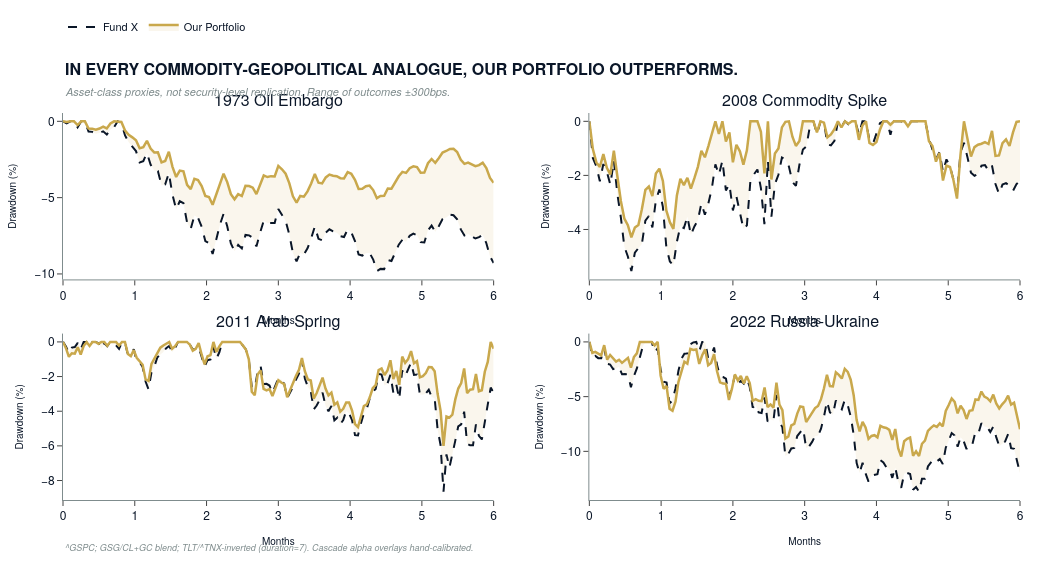

This figure's notebook cell:
### Code cell
def build_hero3(nav_series, stress_df):
    valid = [(name, d) for name, d in nav_series.items()
             if len(d["fundx"]) > 5 and len(d["ours"]) > 5]
    n = len(valid)
    cols = 2
    rows = (n + 1) // 2

    titles = [name for name, _ in valid]
    fig = make_subplots(rows=rows, cols=cols, subplot_titles=titles,
                        vertical_spacing=0.14, horizontal_spacing=0.10)

    for idx, (name, d) in enumerate(valid):
        row, col = divmod(idx, cols)
        row += 1; col += 1

        # Compute drawdowns
        def _dd(nav):
            r = nav.pct_change().dropna()
            cum = (1 + r).cumprod()
            return (cum / cum.cummax() - 1) * 100

        dd_fx  = _dd(d["fundx"])
        dd_our = _dd(d["ours"])
        t_axis = np.linspace(0, 6, len(dd_fx))

        fig.add_trace(go.Scatter(
            x=t_axis, y=dd_fx.values,
            name="Fund X" if idx == 0 else None,
            showlegend=(idx == 0),
            line=dict(color=NAVY, width=2, dash="dash"),
            legendgroup="fundx",
        ), row=row, col=col)

        fig.add_trace(go.Scatter(
            x=t_axis, y=dd_our.values,
            name="Our Portfolio" if idx == 0 else None,
            showlegend=(idx == 0),
            line=dict(color=GOLD, width=2.5),
            legendgroup="ours",
            fill="tonexty",
            fillcolor="rgba(201,168,76,0.10)",
        ), row=row, col=col)

    fig.update_layout(
        width=1050, height=580,
        plot_bgcolor="white", paper_bgcolor="white",
        margin=dict(l=55, r=30, t=110, b=80),
        font=dict(family="Helvetica Neue, Arial, sans-serif", color=NAVY),
        legend=dict(orientation="h", x=0.0, y=1.26,
                    bgcolor="rgba(0,0,0,0)", font=dict(size=11, color=NAVY)),
    )
    for ax in fig.select_xaxes():
        ax.update(showgrid=False, linecolor=GREY, ticks="outside",
                  title_text="Months", title_font_size=10)
    for ax in fig.select_yaxes():
        ax.update(showgrid=False, linecolor=GREY, ticks="outside",
                  title_text="Drawdown (%)", title_font_size=10)

    fig.add_annotation(
        text="<b>IN EVERY COMMODITY-GEOPOLITICAL ANALOGUE, OUR PORTFOLIO OUTPERFORMS.</b>",
        xref="paper", yref="paper", x=0.0, y=1.15,
        xanchor="left", yanchor="top", showarrow=False,
        font=dict(size=16, color=NAVY, family="Helvetica Neue, Arial, sans-serif"))
    fig.add_annotation(
        text="<i>Asset-class proxies, not security-level replication. Range of outcomes ±300bps.</i>",
        xref="paper", yref="paper", x=0.0, y=1.08,
        xanchor="left", yanchor="top", showarrow=False,
        font=dict(size=11, color=GREY, family="Helvetica Neue, Arial, sans-serif"))
    fig.add_annotation(
        text="<i>^GSPC; GSG/CL+GC blend; TLT/^TNX-inverted (duration=7). Cascade alpha overlays hand-calibrated.</i>",
        xref="paper", yref="paper", x=0.0, y=-0.10,
        xanchor="left", yanchor="top", showarrow=False,
        font=dict(size=9, color=GREY, family="Helvetica Neue, Arial, sans-serif"))

    export_chart(fig, "hero_3_backtest")

    # ── Summary table chart ────────────────────────────────────────────────────
    tbl = go.Figure(go.Table(
        header=dict(
            values=["<b>Period</b>", "<b>Fund X 6M</b>",
                    "<b>Our Portfolio 6M</b>", "<b>Delta (bps)</b>",
                    "<b>Fund X MDD</b>", "<b>Our MDD</b>",
                    "<b>Fund X Sharpe</b>", "<b>Our Sharpe</b>"],
            fill_color=NAVY,
            font=dict(color="white", size=11, family="Helvetica Neue, Arial, sans-serif"),
            align="left", height=30,
        ),
        cells=dict(
            values=[stress_df[c] for c in stress_df.columns],
            fill_color=[["white", "#F7F8FA"] * (len(stress_df) // 2 + 1)],
            font=dict(color=NAVY, size=11, family="Helvetica Neue, Arial, sans-serif"),
            align=["left"] + ["center"] * (len(stress_df.columns) - 1),
            height=28,
        )
    ))
    tbl.update_layout(
        width=1050, height=280,
        margin=dict(l=10, r=10, t=10, b=10),
        paper_bgcolor="white",
    )
    export_chart(tbl, "hero_3_stress_table")
    return fig

fig_hero3 = build_hero3(nav_series, stress_df)
fig_hero3.show()

### Figure 1 — Plotly figure (JSON) as saved in the notebook; plotly's stock layout.template omitted (floating-point values rounded to 4 significant figures; data arrays with more than 128 entries replaced by an {"elided": "..."} marker saying what was removed)
{"data": [{"legendgroup": "fundx", "line": {"color": "#0A1628", "dash": "dash", "width": 2}, "name": "Fund X", "showlegend": true, "type": "scatter", "x": [0.0, 0.05085, 0.1017, 0.1525, 0.2034, 0.2542, 0.3051, 0.3559, 0.4068, 0.4576, 0.5085, 0.5593, 0.6102, 0.661, 0.7119, 0.7627, 0.8136, 0.8644, 0.9153, 0.9661, 1.017, 1.068, 1.119, 1.169, 1.22, 1.271, 1.322, 1.373, 1.424, 1.475, 1.525, 1.576, 1.627, 1.678, 1.729, 1.78, 1.831, 1.881, 1.932, 1.983, 2.034, 2.085, 2.136, 2.186, 2.237, 2.288, 2.339, 2.39, 2.441, 2.492, 2.542, 2.593, 2.644, 2.695, 2.746, 2.797, 2.847, 2.898, 2.949, 3.0, 3.051, 3.102, 3.153, 3.203, 3.254, 3.305, 3.356, 3.407, 3.458, 3.508, 3.559, 3.61, 3.661, 3.712, 3.763, 3.814, 3.864, 3.915, 3.966, 4.017, 4.068, 4.119, 4.169, 4.22, 4.271, 4.322, 4.373, 4.424, 4.475, 4.525, 4.576, 4.627, 4.678, 4.729, 4.78, 4.831, 4.881, 4.932, 4.983, 5.034, 5.085, 5.136, 5.186, 5.237, 5.288, 5.339, 5.39, 5.441, 5.492, 5.542, 5.593, 5.644, 5.695, 5.746, 5.797, 5.847, 5.898, 5.949, 6.0], "xaxis": "x", "y": [0.0, -0.128, 0.0, 0.0, -0.3935, 0.0, 0.0, -0.6709, -0.6911, -0.8114, -0.7725, -0.6567, -0.8694, -0.5299, -0.3839, 0.0, -0.1041, -0.9274, -1.377, -1.648, -1.95, -2.693, -2.608, -2.077, -2.834, -3.223, -3.26, -4.186, -4.133, -3.393, -4.807, -5.755, -5.236, -5.36, -6.633, -7.052, -6.17, -6.324, -6.914, -7.845, -7.986, -8.696, -7.736, -6.77, -6.055, -6.878, -7.995, -8.512, -8.101, -8.324, -7.445, -7.472, -7.636, -8.197, -7.306, -6.505, -6.658, -6.633, -6.657, -5.739, -6.105, -6.522, -7.404, -8.625, -9.174, -8.62, -8.728, -8.321, -7.669, -6.891, -7.698, -7.791, -7.292, -7.077, -7.211, -7.297, -7.52, -7.577, -7.082, -7.283, -7.848, -8.725, -8.795, -8.636, -8.618, -9.057, -9.812, -9.668, -9.681, -9.084, -9.152, -8.617, -8.083, -7.755, -7.897, -7.5, -7.36, -7.462, -7.918, -7.938, -7.149, -6.83, -7.239, -6.859, -6.402, -6.301, -6.115, -6.156, -6.425, -7.083, -7.474, -7.381, -7.545, -7.678, -7.59, -7.43, -7.985, -8.846, -9.286], "yaxis": "y"}, {"fill": "tonexty", "fillcolor": "rgba(201,168,76,0.10)", "legendgroup": "ours", "line": {"color": "#C9A84C", "width": 2.5}, "name": "Our Portfolio", "showlegend": true, "type": "scatter", "x": [0.0, 0.05085, 0.1017, 0.1525, 0.2034, 0.2542, 0.3051, 0.3559, 0.4068, 0.4576, 0.5085, 0.5593, 0.6102, 0.661, 0.7119, 0.7627, 0.8136, 0.8644, 0.9153, 0.9661, 1.017, 1.068, 1.119, 1.169, 1.22, 1.271, 1.322, 1.373, 1.424, 1.475, 1.525, 1.576, 1.627, 1.678, 1.729, 1.78, 1.831, 1.881, 1.932, 1.983, 2.034, 2.085, 2.136, 2.186, 2.237, 2.288, 2.339, 2.39, 2.441, 2.492, 2.542, 2.593, 2.644, 2.695, 2.746, 2.797, 2.847, 2.898, 2.949, 3.0, 3.051, 3.102, 3.153, 3.203, 3.254, 3.305, 3.356, 3.407, 3.458, 3.508, 3.559, 3.61, 3.661, 3.712, 3.763, 3.814, 3.864, 3.915, 3.966, 4.017, 4.068, 4.119, 4.169, 4.22, 4.271, 4.322, 4.373, 4.424, 4.475, 4.525, 4.576, 4.627, 4.678, 4.729, 4.78, 4.831, 4.881, 4.932, 4.983, 5.034, 5.085, 5.136, 5.186, 5.237, 5.288, 5.339, 5.39, 5.441, 5.492, 5.542, 5.593, 5.644, 5.695, 5.746, 5.797, 5.847, 5.898, 5.949, 6.0], "xaxis": "x", "y": [0.0, -0.04123, 0.0, 0.0, -0.2421, 0.0, 0.0, -0.469, -0.4831, -0.5447, -0.4739, -0.3472, -0.4676, -0.1446, 0.0, 0.0, -0.04119, -0.6042, -0.8879, -1.051, -1.245, -1.767, -1.689, -1.278, -1.786, -2.036, -2.029, -2.695, -2.598, -1.992, -2.98, -3.646, -3.227, -3.276, -4.163, -4.445, -3.768, -3.848, -4.238, -4.886, -4.956, -5.469, -4.76, -4.012, -3.431, -3.983, -4.77, -5.108, -4.774, -4.897, -4.228, -4.241, -4.346, -4.769, -4.125, -3.546, -3.651, -3.592, -3.611, -2.919, -3.139, -3.43, -4.048, -4.915, -5.321, -4.889, -4.937, -4.588, -4.075, -3.451, -4.023, -4.068, -3.675, -3.492, -3.567, -3.598, -3.723, -3.741, -3.334, -3.442, -3.828, -4.43, -4.424, -4.257, -4.211, -4.505, -5.034, -4.895, -4.873, -4.397, -4.416, -4.011, -3.6, -3.315, -3.38, -3.068, -2.949, -3.001, -3.368, -3.36, -2.747, -2.468, -2.716, -2.4, -2.043, -1.943, -1.806, -1.803, -2.014, -2.516, -2.785, -2.708, -2.824, -2.933, -2.869, -2.708, -3.068, -3.706, -4.03], "yaxis": "y"}, {"legendgroup": "fundx", "line": {"color": "#0A1628", "dash": "dash", "width": 2}, "showlegend": false, "type": "scatter", "x": [0.0, 0.04878, 0.09756, 0.1463, 0.1951, 0.2439, 0.2927, 0.3415, 0.3902, 0.439, 0.4878, 0.5366, 0.5854, 0.6341, 0.6829, 0.7317, 0.7805, 0.8293, 0.878, 0.9268, 0.9756, 1.024, 1.073, 1.122, 1.171, 1.22, 1.268, 1.317, 1.366, 1.415, 1.463, 1.512, 1.561, 1.61, 1.659, 1.707, 1.756, 1.805, 1.854, 1.902, 1.951, 2.0, 2.049, 2.098, 2.146, 2.195, 2.244, 2.293, 2.341, 2.39, 2.439, 2.488, 2.537, 2.585, 2.634, 2.683, 2.732, 2.78, 2.829, 2.878, 2.927, 2.976, 3.024, 3.073, 3.122, 3.171, 3.22, 3.268, 3.317, 3.366, 3.415, 3.463, 3.512, 3.561, 3.61, 3.659, 3.707, 3.756, 3.805, 3.854, 3.902, 3.951, 4.0, 4.049, 4.098, 4.146, 4.195, 4.244, 4.293, 4.341, 4.39, 4.439, 4.488, 4.537, 4.585, 4.634, 4.683, 4.732, 4.78, 4.829, 4.878, 4.927, 4.976, 5.024, 5.073, 5.122, 5.171, 5.22, 5.268, 5.317, 5.366, 5.415, 5.463, 5.512, 5.561, 5.61, 5.659, 5.707, 5.756, 5.805, 5.854, 5.902, 5.951, 6.0], "xaxis": "x2", "y": [0.0, -1.354, -1.659, -2.219, -1.58, -1.871, -2.347, -1.449, -2.687, -3.555, -4.636, -4.997, -5.539, -4.861, -4.69, -4.539, -3.674, -3.501, -3.922, -2.927, -2.521, -3.163, -4.669, -5.183, -5.326, -4.457, -3.875, -3.948, -3.527, -4.204, -3.886, -3.658, -3.031, -3.458, -3.031, -2.469, -1.593, -1.981, -1.455, -2.557, -2.325, -3.295, -2.773, -3.415, -3.975, -3.847, -2.194, -1.962, -1.78, -2.471, -3.8, -1.447, -3.53, -2.327, -1.976, -1.341, -1.414, -1.67, -2.245, -2.39, -1.607, -1.045, -0.9269, -0.1697, 0.0, -0.4612, -0.0268, -0.008122, -0.8512, -0.8907, -0.7261, 0.0, -0.193, 0.0, -0.1079, -0.05145, -0.02822, -0.4777, 0.0, 0.0, -0.7044, -0.8324, -0.408, -0.06621, 0.0, 0.0, -0.4936, 0.0, 0.0, 0.0, -0.05045, -0.1266, 0.0, 0.0, 0.0, 0.0, -0.04755, -0.6353, -1.053, -1.408, -1.143, -1.866, -1.408, -1.673, -2.163, -2.752, -1.149, -0.7925, -1.331, -1.9, -2.014, -1.945, -1.643, -1.619, -1.824, -1.635, -2.317, -2.681, -2.341, -2.288, -2.379, -2.575, -2.322, -2.199], "yaxis": "y2"}, {"fill": "tonexty", "fillcolor": "rgba(201,168,76,0.10)", "legendgroup": "ours", "line": {"color": "#C9A84C", "width": 2.5}, "showlegend": false, "type": "scatter", "x": [0.0, 0.04878, 0.09756, 0.1463, 0.1951, 0.2439, 0.2927, 0.3415, 0.3902, 0.439, 0.4878, 0.5366, 0.5854, 0.6341, 0.6829, 0.7317, 0.7805, 0.8293, 0.878, 0.9268, 0.9756, 1.024, 1.073, 1.122, 1.171, 1.22, 1.268, 1.317, 1.366, 1.415, 1.463, 1.512, 1.561, 1.61, 1.659, 1.707, 1.756, 1.805, 1.854, 1.902, 1.951, 2.0, 2.049, 2.098, 2.146, 2.195, 2.244, 2.293, 2.341, 2.39, 2.439, 2.488, 2.537, 2.585, 2.634, 2.683, 2.732, 2.78, 2.829, 2.878, 2.927, 2.976, 3.024, 3.073, 3.122, 3.171, 3.22, 3.268, 3.317, 3.366, 3.415, 3.463, 3.512, 3.561, 3.61, 3.659, 3.707, 3.756, 3.805, 3.854, 3.902, 3.951, 4.0, 4.049, 4.098, 4.146, 4.195, 4.244, 4.293, 4.341, 4.39, 4.439, 4.488, 4.537, 4.585, 4.634, 4.683, 4.732, 4.78, 4.829, 4.878, 4.927, 4.976, 5.024, 5.073, 5.122, 5.171, 5.22, 5.268, 5.317, 5.366, 5.415, 5.463, 5.512, 5.561, 5.61, 5.659, 5.707, 5.756, 5.805, 5.854, 5.902, 5.951, 6.0], "xaxis": "x2", "y": [0.0, -1.025, -1.521, -1.685, -1.213, -1.721, -1.966, -1.084, -2.03, -2.947, -3.6, -3.839, -4.289, -3.931, -3.833, -3.254, -2.539, -2.411, -2.767, -1.93, -1.749, -2.206, -3.306, -3.731, -3.98, -2.741, -2.123, -2.359, -2.088, -2.49, -2.105, -1.684, -1.093, -1.329, -0.9153, -0.4649, 0.0, -0.4657, 0.0, -0.7516, -0.4118, -1.516, -0.8665, -1.108, -1.602, -1.071, 0.0, 0.0, 0.0, -0.389, -1.922, 0.0, -2.151, -1.193, -1.002, -0.2237, -0.0183, 0.0, -0.5701, -0.9093, -0.7309, 0.0, 0.0, 0.0, 0.0, -0.4079, 0.0, -0.04927, -0.5914, -0.4852, -0.2909, 0.0, -0.2284, 0.0, -0.09033, 0.0, -0.0009135, -0.6864, -0.157, 0.0, -0.8014, -0.8722, -0.7683, -0.3109, 0.0, 0.0, -0.1247, 0.0, 0.0, 0.0, 0.0, -0.1837, 0.0, 0.0, 0.0, 0.0, 0.0, -0.7367, -0.9124, -1.49, -1.174, -2.19, -1.643, -1.691, -2.181, -2.857, -1.241, 0.0, -0.6915, -1.301, -0.9552, -0.8664, -0.8298, -0.7726, -0.8392, -0.352, -1.277, -1.263, -0.8034, -0.6686, -0.9125, -0.4102, -0.02297, 0.0], "yaxis": "y2"}, {"legendgroup": "fundx", "line": {"color": "#0A1628", "dash": "dash", "width": 2}, "showlegend": false, "type": "scatter", "x": {"elided": "147 float values"}, "xaxis": "x3", "y": {"elided": "147 float values"}, "yaxis": "y3"}, {"fill": "tonexty", "fillcolor": "rgba(201,168,76,0.10)", "legendgroup": "ours", "line": {"color": "#C9A84C", "width": 2.5}, "showlegend": false, "type": "scatter", "x": {"elided": "147 float values"}, "xaxis": "x3", "y": {"elided": "147 float values"}, "yaxis": "y3"}, {"legendgroup": "fundx", "line": {"color": "#0A1628", "dash": "dash", "width": 2}, "showlegend": false, "type": "scatter", "x": {"elided": "146 float values"}, "xaxis": "x4", "y": {"elided": "146 float values"}, "yaxis": "y4"}, {"fill": "tonexty", "fillcolor": "rgba(201,168,76,0.10)", "legendgroup": "ours", "line": {"color": "#C9A84C", "width": 2.5}, "showlegend": false, "type": "scatter", "x": {"elided": "146 float values"}, "xaxis": "x4", "y": {"elided": "146 float values"}, "yaxis": "y4"}], "layout": {"annotations": [{"font": {"size": 16}, "showarrow": false, "text": "1973 Oil Embargo", "x": 0.225, "xanchor": "center", "xref": "paper", "y": 1.0, "yanchor": "bottom", "yref": "paper"}, {"font": {"size": 16}, "showarrow": false, "text": "2008 Commodity Spike", "x": 0.775, "xanchor": "center", "xref": "paper", "y": 1.0, "yanchor": "bottom", "yref": "paper"}, {"font": {"size": 16}, "showarrow": false, "text": "2011 Arab Spring", "x": 0.225, "xanchor": "center", "xref": "paper", "y": 0.43, "yanchor": "bottom", "yref": "paper"}, {"font": {"size": 16}, "showarrow": false, "text": "2022 Russia-Ukraine", "x": 0.775, "xanchor": "center", "xref": "paper", "y": 0.43, "yanchor": "bottom", "yref": "paper"}, {"font": {"color": "#0A1628", "family": "Helvetica Neue, Arial, sans-serif", "size": 16}, "showarrow": false, "text": "<b>IN EVERY COMMODITY-GEOPOLITICAL ANALOGUE, OUR PORTFOLIO OUTPERFORMS.</b>", "x": 0.0, "xanchor": "left", "xref": "paper", "y": 1.15, "yanchor": "top", "yref": "paper"}, {"font": {"color": "#7F8C8D", "family": "Helvetica Neue, Arial, sans-serif", "size": 11}, "showarrow": false, "text": "<i>Asset-class proxies, not security-level replication. Range of outcomes ±300bps.</i>", "x": 0.0, "xanchor": "left", "xref": "paper", "y": 1.08, "yanchor": "top", "yref": "paper"}, {"font": {"color": "#7F8C8D", "family": "Helvetica Neue, Arial, sans-serif", "size": 9}, "showarrow": false, "text": "<i>^GSPC; GSG/CL+GC blend; TLT/^TNX-inverted (duration=7). Cascade alpha overlays hand-calibrated.</i>", "x": 0.0, "xanchor": "left", "xref": "paper", "y": -0.1, "yanchor": "top", "yref": "paper"}], "font": {"color": "#0A1628", "family": "Helvetica Neue, Arial, sans-serif"}, "height": 580, "legend": {"bgcolor": "rgba(0,0,0,0)", "font": {"color": "#0A1628", "size": 11}, "orientation": "h", "x": 0.0, "y": 1.26}, "margin": {"b": 80, "l": 55, "r": 30, "t": 110}, "paper_bgcolor": "white", "plot_bgcolor": "white", "width": 1050, "xaxis": {"anchor": "y", "domain": [0.0, 0.45], "linecolor": "#7F8C8D", "showgrid": false, "ticks": "outside", "title": {"font": {"size": 10}, "text": "Months"}}, "xaxis2": {"anchor": "y2", "domain": [0.55, 1.0], "linecolor": "#7F8C8D", "showgrid": false, "ticks": "outside", "title": {"font": {"size": 10}, "text": "Months"}}, "xaxis3": {"anchor": "y3", "domain": [0.0, 0.45], "linecolor": "#7F8C8D", "showgrid": false, "ticks": "outside", "title": {"font": {"size": 10}, "text": "Months"}}, "xaxis4": {"anchor": "y4", "domain": [0.55, 1.0], "linecolor": "#7F8C8D", "showgrid": false, "ticks": "outside", "title": {"font": {"size": 10}, "text": "Months"}}, "yaxis": {"anchor": "x", "domain": [0.57, 1.0], "linecolor": "#7F8C8D", "showgrid": false, "ticks": "outside", "title": {"font": {"size": 10}, "text": "Drawdown (%)"}}, "yaxis2": {"anchor": "x2", "domain": [0.57, 1.0], "linecolor": "#7F8C8D", "showgrid": false, "ticks": "outside", "title": {"font": {"size": 10}, "text": "Drawdown (%)"}}, "yaxis3": {"anchor": "x3", "domain": [0.0, 0.43], "linecolor": "#7F8C8D", "showgrid": false, "ticks": "outside", "title": {"font": {"size": 10}, "text": "Drawdown (%)"}}, "yaxis4": {"anchor": "x4", "domain": [0.0, 0.43], "linecolor": "#7F8C8D", "showgrid": false, "ticks": "outside", "title": {"font": {"size": 10}, "text": "Drawdown (%)"}}}}
